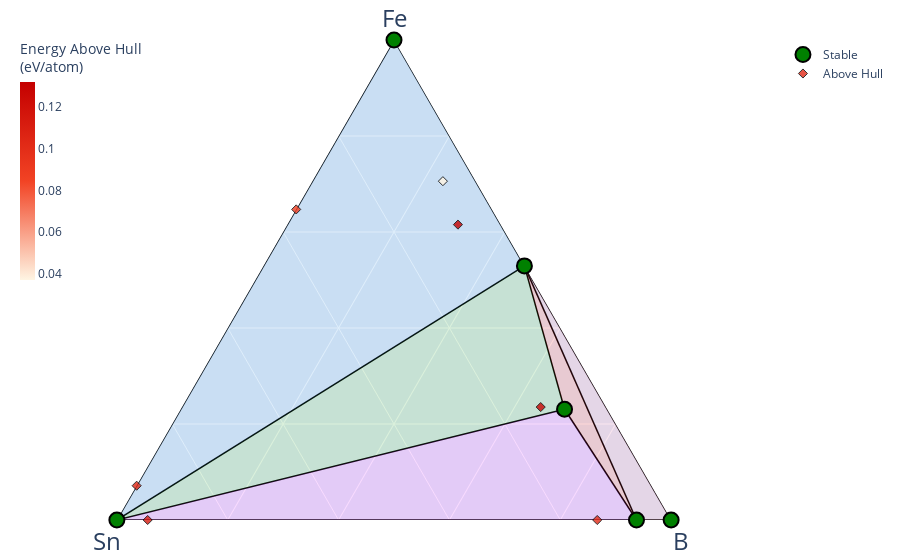

Source (notebook cell):
### Markdown cell above
## View the Phase Diagram

### Code cell
# Plot the phase diagram (for ternary systems)
if result.phase_diagram is not None:
    try:
        fig = explorer.plot_phase_diagram(result, show_unstable=0.15)
        fig.show()
    except Exception as e:
        print(f"Phase diagram plotting not available: {e}")
else:
    print("No phase diagram available (need at least 2 valid candidates)")

### Figure 1 — Plotly figure (JSON) as saved in the notebook; plotly's stock layout.template omitted (floating-point values rounded to 4 significant figures)
{"data": [{"a": [0, 0, null, 9, 0, null, 3, 9, null, 3, 0, null, 9, 0, null, 0, 3, null, 9, 1, null, 0, 1, null, 0, 9, null, 0, 0, null], "b": [1, 0, null, 0, 1, null, 1, 0, null, 1, 1, null, 0, 0, null, 1, 1, null, 0, 0, null, 1, 0, null, 1, 0, null, 1, 1, null], "c": [15, 1, null, 8, 0, null, 9, 8, null, 9, 0, null, 8, 1, null, 15, 9, null, 8, 0, null, 0, 0, null, 15, 8, null, 15, 0, null], "hoverinfo": "none", "line": {"color": "black", "width": 1.5}, "mode": "lines", "showlegend": false, "type": "scatterternary"}, {"a": [1, 9, 0], "b": [0, 0, 1], "c": [0, 8, 0], "fill": "toself", "fillcolor": "#2E91E5", "hovertemplate": "<extra></extra>", "line": {"width": 0}, "mode": "lines", "name": "Fe—Fe<sub>9</sub>B<sub>8</sub>—Sn", "opacity": 0.15, "showlegend": false, "type": "scatterternary"}, {"a": [0, 9, 0], "b": [0, 0, 1], "c": [1, 8, 15], "fill": "toself", "fillcolor": "#E15F99", "hovertemplate": "<extra></extra>", "line": {"width": 0}, "mode": "lines", "name": "B—Fe<sub>9</sub>B<sub>8</sub>—SnB<sub>15</sub>", "opacity": 0.15, "showlegend": false, "type": "scatterternary"}, {"a": [3, 9, 0], "b": [1, 0, 1], "c": [9, 8, 0], "fill": "toself", "fillcolor": "#1CA71C", "hovertemplate": "<extra></extra>", "line": {"width": 0}, "mode": "lines", "name": "Fe<sub>3</sub>SnB<sub>9</sub>—Fe<sub>9</sub>B<sub>8</sub>—Sn", "opacity": 0.15, "showlegend": false, "type": "scatterternary"}, {"a": [3, 9, 0], "b": [1, 0, 1], "c": [9, 8, 15], "fill": "toself", "fillcolor": "#FB0D0D", "hovertemplate": "<extra></extra>", "line": {"width": 0}, "mode": "lines", "name": "Fe<sub>3</sub>SnB<sub>9</sub>—Fe<sub>9</sub>B<sub>8</sub>—SnB<sub>15</sub>", "opacity": 0.15, "showlegend": false, "type": "scatterternary"}, {"a": [3, 0, 0], "b": [1, 1, 1], "c": [9, 0, 15], "fill": "toself", "fillcolor": "#DA16FF", "hovertemplate": "<extra></extra>", "line": {"width": 0}, "mode": "lines", "name": "Fe<sub>3</sub>SnB<sub>9</sub>—Sn—SnB<sub>15</sub>", "opacity": 0.15, "showlegend": false, "type": "scatterternary"}, {"a": [0, 0, 9, 0, 3, 1], "b": [1, 0, 0, 1, 1, 0], "c": [15, 1, 8, 0, 9, 0], "cliponaxis": false, "hoverinfo": "text", "hoverlabel": {"font": {"size": 14}}, "hovertext": ["SnB<sub>15</sub> (B15Sn (P1)) <br>  Formation energy: -0.235 eV/atom <br>  (Stable)<br><br> Fe: 0.0<br> Sn: 0.0625<br> B: 0.9375", "B (B (Cmmm)) <br>  Formation energy: 0.0 eV/atom <br>  (Stable)<br><br> Fe: 0.0<br> Sn: 0.0<br> B: 1.0", "Fe<sub>9</sub>B<sub>8</sub> (B8Fe9 (C2-m)) <br>  Formation energy: -0.479 eV/atom <br>  (Stable)<br><br> Fe: 0.529412<br> Sn: 0.0<br> B: 0.470588", "Sn (Sn (Fm-3m)) <br>  Formation energy: 0.0 eV/atom <br>  (Stable)<br><br> Fe: 0.0<br> Sn: 1.0<br> B: 0.0", "Fe<sub>3</sub>SnB<sub>9</sub> (B9Fe3Sn (C2)) <br>  Formation energy: -0.365 eV/atom <br>  (Stable)<br><br> Fe: 0.230769<br> Sn: 0.076923<br> B: 0.692308", "Fe (Fe (Im-3m)) <br>  Formation energy: 0.0 eV/atom <br>  (Stable)<br><br> Fe: 1.0<br> Sn: 0.0<br> B: 0.0"], "marker": {"color": "green", "line": {"color": "black", "width": 2}, "size": 15, "symbol": "circle"}, "mode": "markers", "name": "Stable", "showlegend": true, "type": "scatterternary"}, {"a": [0, 0, 1, 4, 8, 11, 12], "b": [2, 17, 13, 2, 1, 6, 1], "c": [13, 1, 0, 11, 4, 0, 4], "cliponaxis": false, "hoverinfo": "text", "hoverlabel": {"font": {"size": 14}}, "hovertext": ["Sn<sub>2</sub>B<sub>13</sub> (B13Sn2 (P1)) <br>  Formation energy: -0.116 eV/atom <br>  Energy Above Hull: (+0.102 eV/atom)<br><br> Fe: 0.0<br> Sn: 0.133333<br> B: 0.866667", "Sn<sub>17</sub>B (BSn17 (P1)) <br>  Formation energy: 0.1 eV/atom <br>  Energy Above Hull: (+0.114 eV/atom)<br><br> Fe: 0.0<br> Sn: 0.944444<br> B: 0.055556", "FeSn<sub>13</sub> (FeSn13 (P-62m)) <br>  Formation energy: 0.104 eV/atom <br>  Energy Above Hull: (+0.104 eV/atom)<br><br> Fe: 0.071429<br> Sn: 0.928571<br> B: 0.0", "Fe<sub>4</sub>Sn<sub>2</sub>B<sub>11</sub> (B11Fe4Sn2 (P1)) <br>  Formation energy: -0.223 eV/atom <br>  Energy Above Hull: (+0.13 eV/atom)<br><br> Fe: 0.235294<br> Sn: 0.117647<br> B: 0.647059", "Fe<sub>8</sub>SnB<sub>4</sub> (B4Fe8Sn (P1)) <br>  Formation energy: -0.182 eV/atom <br>  Energy Above Hull: (+0.132 eV/atom)<br><br> Fe: 0.615385<br> Sn: 0.076923<br> B: 0.307692", "Fe<sub>11</sub>Sn<sub>6</sub> (Fe11Sn6 (P1)) <br>  Formation energy: 0.088 eV/atom <br>  Energy Above Hull: (+0.088 eV/atom)<br><br> Fe: 0.647059<br> Sn: 0.352941<br> B: 0.0", "Fe<sub>12</sub>SnB<sub>4</sub> (B4Fe12Sn (P1)) <br>  Formation energy: -0.202 eV/atom <br>  Energy Above Hull: (+0.037 eV/atom)<br><br> Fe: 0.705882<br> Sn: 0.058824<br> B: 0.235294"], "marker": {"color": [0.102, 0.114, 0.104, 0.13, 0.132, 0.088, 0.037], "colorbar": {"len": 0.5, "thickness": 0.02, "thicknessmode": "fraction", "title": {"text": "Energy Above Hull<br>(eV/atom)"}, "x": 0, "xpad": 0, "y": 1, "yanchor": "top", "ypad": 0}, "colorscale": [[0, "#fff5e3"], [0.5, "#f24324"], [1, "#c40000"]], "line": {"color": "black", "width": 1}, "opacity": 0.8, "size": 7, "symbol": "diamond"}, "mode": "markers", "name": "Above Hull", "showlegend": true, "type": "scatterternary"}], "layout": {"autosize": true, "coloraxis": {"colorbar": {"x": 1, "y": 0.05, "yanchor": "top"}}, "margin": {"b": 40, "l": 20, "r": 20, "t": 40}, "paper_bgcolor": "rgba(0,0,0,0)", "plot_bgcolor": "rgba(0,0,0,0)", "showlegend": true, "ternary": {"aaxis": {"layer": "below traces", "showgrid": true, "showticklabels": true, "tickfont": {"color": "rgba(0,0,0,0)", "size": 7}, "title": {"font": {"size": 24}, "text": "Fe"}}, "baxis": {"layer": "below traces", "min": 0, "showgrid": true, "showticklabels": true, "tickfont": {"color": "rgba(0,0,0,0)", "size": 7}, "title": {"font": {"size": 24}, "text": "Sn"}}, "caxis": {"layer": "below traces", "min": 0, "showgrid": true, "showticklabels": true, "tickfont": {"color": "rgba(0,0,0,0)", "size": 7}, "title": {"font": {"size": 24}, "text": "B"}}, "sum": 1}}}
